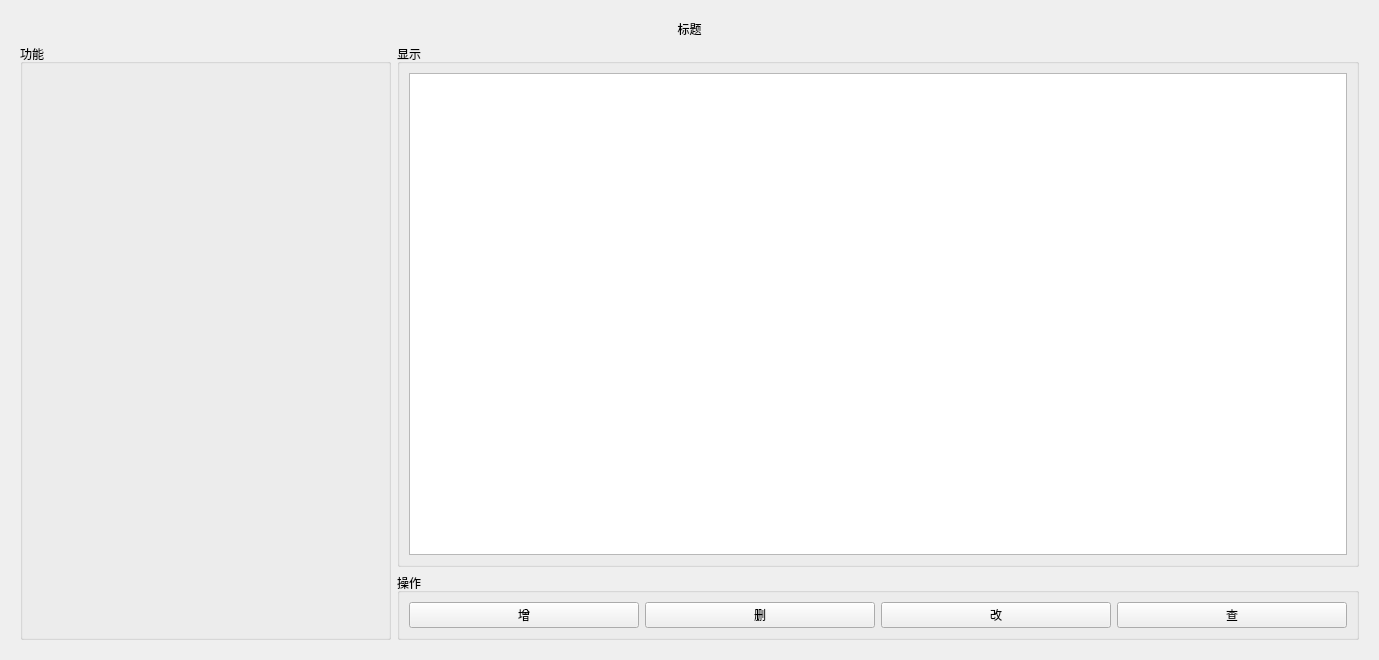
<?xml version="1.0" encoding="UTF-8"?>
<ui version="4.0">
 <class>topGuanLi</class>
 <widget class="QWidget" name="topGuanLi">
  <property name="geometry">
   <rect>
    <x>0</x>
    <y>0</y>
    <width>1379</width>
    <height>660</height>
   </rect>
  </property>
  <property name="windowTitle">
   <string>topGuanLi</string>
  </property>
  <layout class="QGridLayout" name="gridLayout">
   <item row="0" column="0">
    <widget class="QWidget" name="widget" native="true">
     <layout class="QGridLayout" name="gridLayout_4">
      <item row="1" column="1">
       <widget class="QGroupBox" name="groupBox_3">
        <property name="title">
         <string>显示</string>
        </property>
        <layout class="QGridLayout" name="gridLayout_3">
         <item row="0" column="0">
          <widget class="QTableWidget" name="tableWidget"/>
         </item>
        </layout>
       </widget>
      </item>
      <item row="2" column="1">
       <widget class="QGroupBox" name="groupBox">
        <property name="title">
         <string>操作</string>
        </property>
        <layout class="QHBoxLayout" name="horizontalLayout">
         <item>
          <widget class="QPushButton" name="pushButton">
           <property name="text">
            <string>增</string>
           </property>
          </widget>
         </item>
         <item>
          <widget class="QPushButton" name="pushButton_2">
           <property name="text">
            <string>删</string>
           </property>
          </widget>
         </item>
         <item>
          <widget class="QPushButton" name="pushButton_3">
           <property name="text">
            <string>改</string>
           </property>
          </widget>
         </item>
         <item>
          <widget class="QPushButton" name="pushButton_4">
           <property name="text">
            <string>查</string>
           </property>
          </widget>
         </item>
        </layout>
       </widget>
      </item>
      <item row="1" column="0" rowspan="2">
       <widget class="QGroupBox" name="groupBox_2">
        <property name="maximumSize">
         <size>
          <width>371</width>
          <height>16777215</height>
         </size>
        </property>
        <property name="title">
         <string>功能</string>
        </property>
        <layout class="QGridLayout" name="gridLayout_2">
         <item row="0" column="0">
          <widget class="QStackedWidget" name="stackedWidget">
           <property name="maximumSize">
            <size>
             <width>400</width>
             <height>16777215</height>
            </size>
           </property>
           <widget class="QWidget" name="page"/>
           <widget class="QWidget" name="page_2"/>
          </widget>
         </item>
        </layout>
       </widget>
      </item>
      <item row="0" column="0" colspan="2">
       <widget class="QLabel" name="label">
        <property name="styleSheet">
         <string notr="true">font: 28pt &quot;黑体&quot;;</string>
        </property>
        <property name="text">
         <string>标题</string>
        </property>
        <property name="alignment">
         <set>Qt::AlignCenter</set>
        </property>
       </widget>
      </item>
     </layout>
    </widget>
   </item>
  </layout>
 </widget>
 <resources/>
 <connections/>
</ui>
